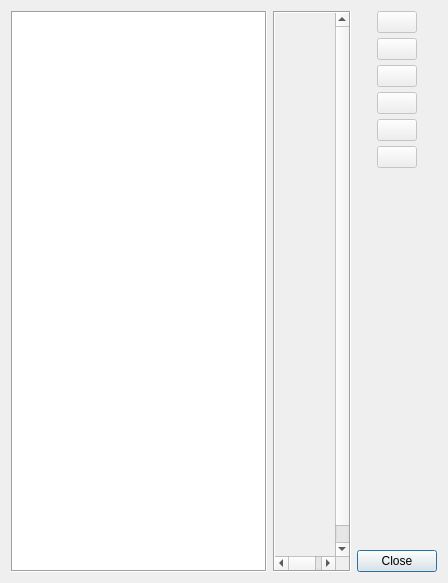
<?xml version="1.0" encoding="UTF-8"?>
<ui version="4.0">
 <class>ImageViewer</class>
 <widget class="QDialog" name="ImageViewer">
  <property name="geometry">
   <rect>
    <x>0</x>
    <y>0</y>
    <width>448</width>
    <height>583</height>
   </rect>
  </property>
  <property name="windowTitle">
   <string>Dialog</string>
  </property>
  <layout class="QHBoxLayout" name="horizontalLayout">
   <item>
    <widget class="QListWidget" name="picList">
     <property name="sizePolicy">
      <sizepolicy hsizetype="Fixed" vsizetype="Expanding">
       <horstretch>0</horstretch>
       <verstretch>0</verstretch>
      </sizepolicy>
     </property>
     <property name="frameShape">
      <enum>QFrame::Box</enum>
     </property>
     <property name="selectionBehavior">
      <enum>QAbstractItemView::SelectRows</enum>
     </property>
    </widget>
   </item>
   <item>
    <widget class="QScrollArea" name="image_viewer_scroll_area">
     <property name="focusPolicy">
      <enum>Qt::NoFocus</enum>
     </property>
     <property name="frameShape">
      <enum>QFrame::Box</enum>
     </property>
     <widget class="QWidget" name="scrollAreaWidgetContents">
      <property name="geometry">
       <rect>
        <x>0</x>
        <y>0</y>
        <width>73</width>
        <height>561</height>
       </rect>
      </property>
      <layout class="QGridLayout" name="gridLayout"/>
     </widget>
    </widget>
   </item>
   <item>
    <widget class="QWidget" name="widget" native="true">
     <layout class="QVBoxLayout" name="verticalLayout">
      <property name="spacing">
       <number>5</number>
      </property>
      <property name="leftMargin">
       <number>0</number>
      </property>
      <property name="topMargin">
       <number>0</number>
      </property>
      <property name="rightMargin">
       <number>0</number>
      </property>
      <property name="bottomMargin">
       <number>0</number>
      </property>
      <item alignment="Qt::AlignHCenter">
       <widget class="QPushButton" name="btnFit">
        <property name="enabled">
         <bool>false</bool>
        </property>
        <property name="sizePolicy">
         <sizepolicy hsizetype="Maximum" vsizetype="Fixed">
          <horstretch>0</horstretch>
          <verstretch>0</verstretch>
         </sizepolicy>
        </property>
        <property name="toolTip">
         <string>Fit Image to the Window</string>
        </property>
        <property name="text">
         <string/>
        </property>
        <property name="icon">
         <iconset resource="resources.qrc">
          <normaloff>:/svg/zoom_fit.svg</normaloff>:/svg/zoom_fit.svg</iconset>
        </property>
        <property name="iconSize">
         <size>
          <width>24</width>
          <height>24</height>
         </size>
        </property>
       </widget>
      </item>
      <item alignment="Qt::AlignHCenter">
       <widget class="QPushButton" name="btnOriginal">
        <property name="enabled">
         <bool>false</bool>
        </property>
        <property name="sizePolicy">
         <sizepolicy hsizetype="Fixed" vsizetype="Fixed">
          <horstretch>0</horstretch>
          <verstretch>0</verstretch>
         </sizepolicy>
        </property>
        <property name="toolTip">
         <string>Scale Image to its Original Size</string>
        </property>
        <property name="text">
         <string/>
        </property>
        <property name="icon">
         <iconset resource="resources.qrc">
          <normaloff>:/svg/zoom_normal.svg</normaloff>:/svg/zoom_normal.svg</iconset>
        </property>
        <property name="iconSize">
         <size>
          <width>24</width>
          <height>24</height>
         </size>
        </property>
       </widget>
      </item>
      <item alignment="Qt::AlignHCenter">
       <widget class="QPushButton" name="btnZoomIn">
        <property name="enabled">
         <bool>false</bool>
        </property>
        <property name="sizePolicy">
         <sizepolicy hsizetype="Fixed" vsizetype="Fixed">
          <horstretch>0</horstretch>
          <verstretch>0</verstretch>
         </sizepolicy>
        </property>
        <property name="toolTip">
         <string>Zoom In the Image</string>
        </property>
        <property name="text">
         <string/>
        </property>
        <property name="icon">
         <iconset resource="resources.qrc">
          <normaloff>:/svg/zoom_plus.svg</normaloff>:/svg/zoom_plus.svg</iconset>
        </property>
        <property name="iconSize">
         <size>
          <width>24</width>
          <height>24</height>
         </size>
        </property>
       </widget>
      </item>
      <item alignment="Qt::AlignHCenter">
       <widget class="QPushButton" name="btnZoomOut">
        <property name="enabled">
         <bool>false</bool>
        </property>
        <property name="sizePolicy">
         <sizepolicy hsizetype="Fixed" vsizetype="Fixed">
          <horstretch>0</horstretch>
          <verstretch>0</verstretch>
         </sizepolicy>
        </property>
        <property name="toolTip">
         <string>Zoom Out the Image</string>
        </property>
        <property name="text">
         <string/>
        </property>
        <property name="icon">
         <iconset resource="resources.qrc">
          <normaloff>:/svg/zoom_minus.svg</normaloff>:/svg/zoom_minus.svg</iconset>
        </property>
        <property name="iconSize">
         <size>
          <width>24</width>
          <height>24</height>
         </size>
        </property>
       </widget>
      </item>
      <item alignment="Qt::AlignHCenter">
       <widget class="QPushButton" name="btnRotateRight">
        <property name="enabled">
         <bool>false</bool>
        </property>
        <property name="sizePolicy">
         <sizepolicy hsizetype="Fixed" vsizetype="Fixed">
          <horstretch>0</horstretch>
          <verstretch>0</verstretch>
         </sizepolicy>
        </property>
        <property name="toolTip">
         <string>Rotate the Image Clockwise</string>
        </property>
        <property name="text">
         <string/>
        </property>
        <property name="icon">
         <iconset resource="resources.qrc">
          <normaloff>:/svg/rotate_right.svg</normaloff>:/svg/rotate_right.svg</iconset>
        </property>
        <property name="iconSize">
         <size>
          <width>24</width>
          <height>24</height>
         </size>
        </property>
       </widget>
      </item>
      <item alignment="Qt::AlignHCenter">
       <widget class="QPushButton" name="btnRotateLeft">
        <property name="enabled">
         <bool>false</bool>
        </property>
        <property name="sizePolicy">
         <sizepolicy hsizetype="Fixed" vsizetype="Fixed">
          <horstretch>0</horstretch>
          <verstretch>0</verstretch>
         </sizepolicy>
        </property>
        <property name="toolTip">
         <string>Rotate the Image Counterclockwise</string>
        </property>
        <property name="text">
         <string/>
        </property>
        <property name="icon">
         <iconset resource="resources.qrc">
          <normaloff>:/svg/rotate_left.svg</normaloff>:/svg/rotate_left.svg</iconset>
        </property>
        <property name="iconSize">
         <size>
          <width>24</width>
          <height>24</height>
         </size>
        </property>
       </widget>
      </item>
      <item>
       <spacer name="verticalSpacer">
        <property name="orientation">
         <enum>Qt::Vertical</enum>
        </property>
        <property name="sizeHint" stdset="0">
         <size>
          <width>20</width>
          <height>40</height>
         </size>
        </property>
       </spacer>
      </item>
      <item>
       <widget class="QPushButton" name="pushButton_6">
        <property name="text">
         <string>Close</string>
        </property>
        <property name="icon">
         <iconset theme="window-close">
          <normaloff>.</normaloff>.</iconset>
        </property>
        <property name="default">
         <bool>true</bool>
        </property>
       </widget>
      </item>
     </layout>
    </widget>
   </item>
  </layout>
 </widget>
 <tabstops>
  <tabstop>picList</tabstop>
  <tabstop>btnFit</tabstop>
  <tabstop>btnOriginal</tabstop>
  <tabstop>btnZoomIn</tabstop>
  <tabstop>btnZoomOut</tabstop>
  <tabstop>btnRotateRight</tabstop>
  <tabstop>btnRotateLeft</tabstop>
  <tabstop>pushButton_6</tabstop>
 </tabstops>
 <resources>
  <include location="resources.qrc"/>
 </resources>
 <connections>
  <connection>
   <sender>pushButton_6</sender>
   <signal>clicked()</signal>
   <receiver>ImageViewer</receiver>
   <slot>accept()</slot>
   <hints>
    <hint type="sourcelabel">
     <x>374</x>
     <y>550</y>
    </hint>
    <hint type="destinationlabel">
     <x>397</x>
     <y>578</y>
    </hint>
   </hints>
  </connection>
 </connections>
</ui>
